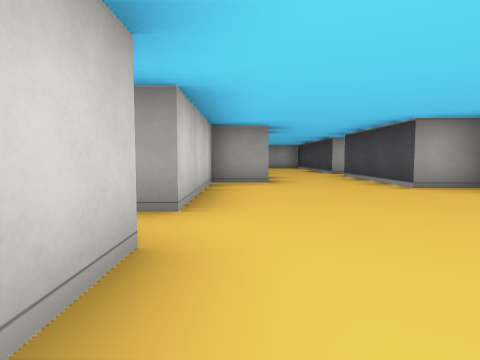
[1] (above)

16 first-person views from a walk through a cub3D level. The camera is about half as high as the walls, tilts 4° down and sees 75° across. The floor is counted in squares. Each view is taken from the middle of a square. On the plan, view 1 faces up. The plan holds only what a view shows up to about 9 squares ahead; the rest is blank.

[2]
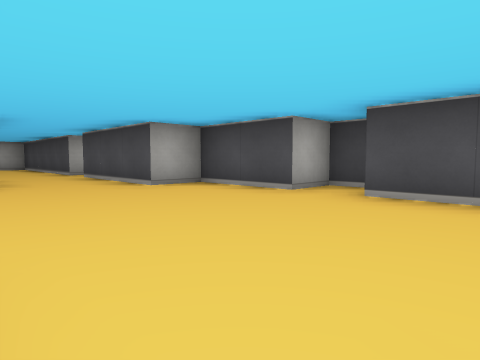

[3]
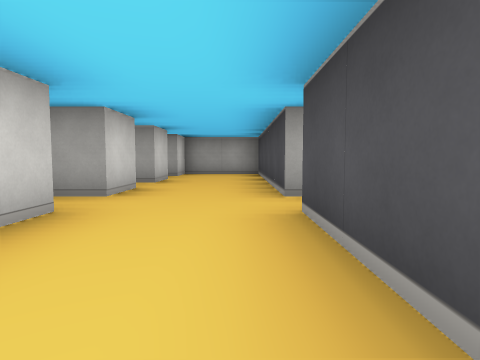

[4]
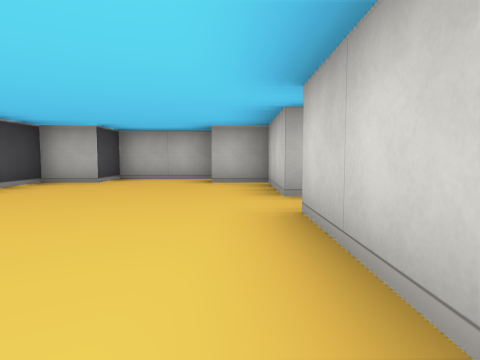

[5]
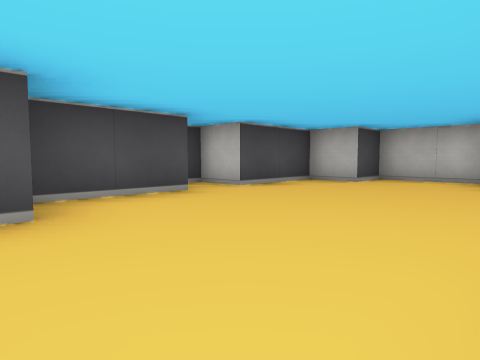

[6]
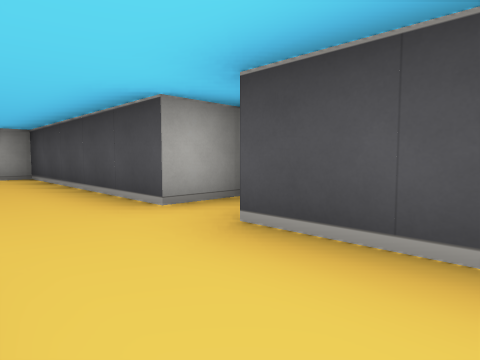

[7]
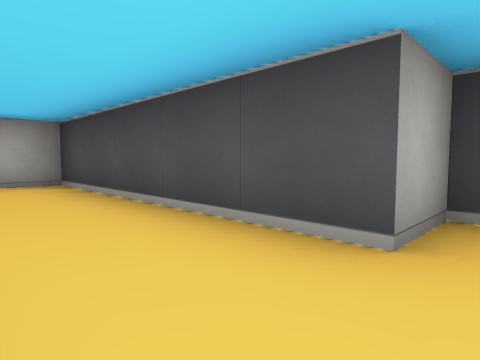

[8]
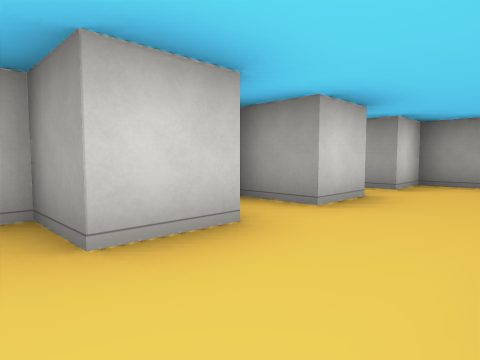

[9]
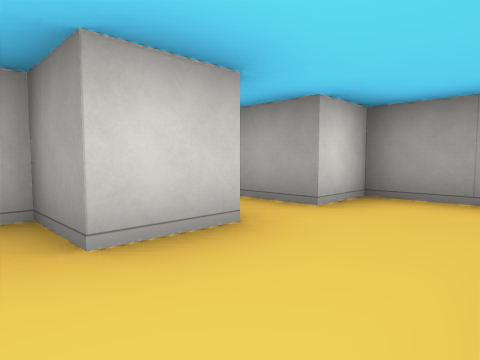

[10]
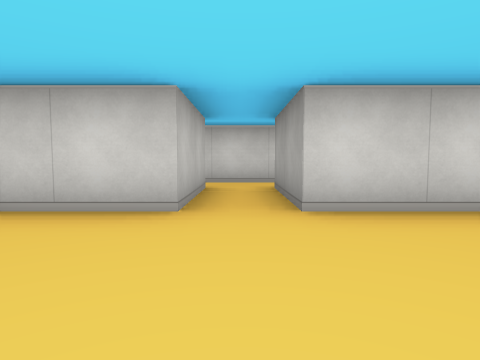

[11]
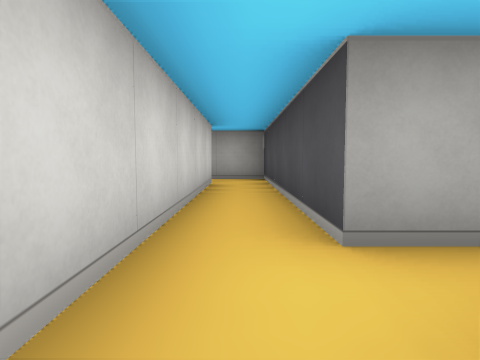

[12]
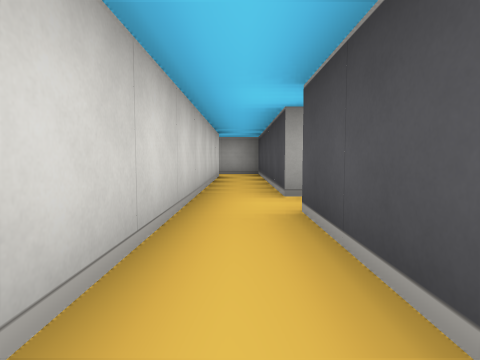

[13]
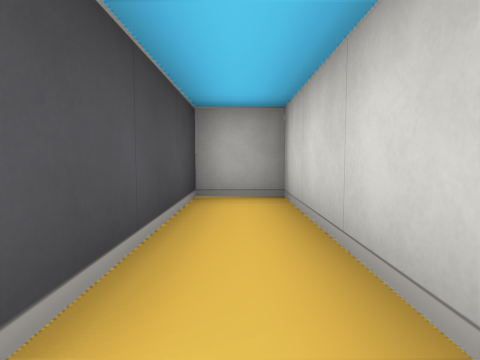

[14]
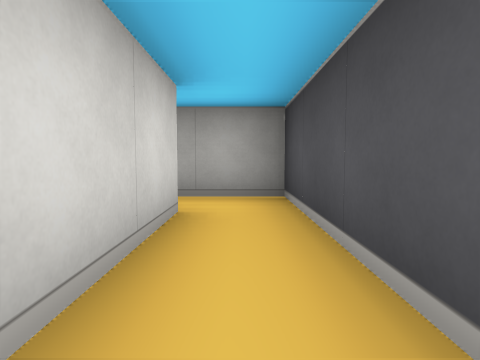

[15]
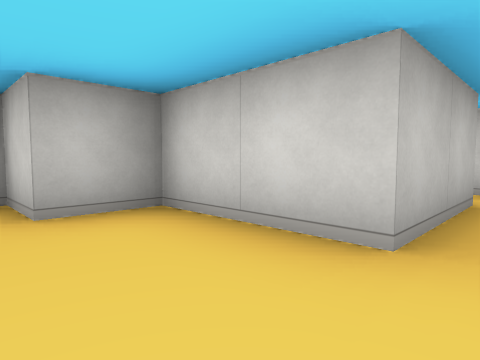

[16]
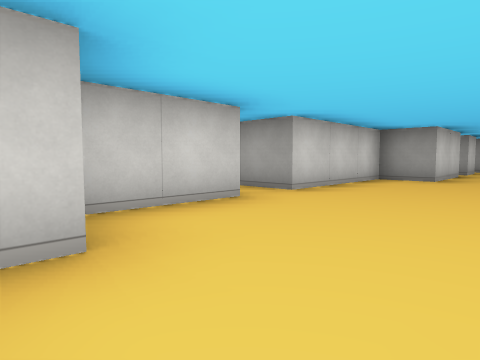

### Floor plan
Points are (right, up) in squares from view 1. A wall is a line through its corners. A room is listed if a view was taken in it or the views show most of it. See-through windows are left out.
Room 1 (views 1, 2, 3, 4, 5, 6, 7, 8, 9, 10, 15, 16)
walls: (0.5, 7.5) (0.5, 5.5) (-0.5, 5.5) (-0.5, 2.5); (-0.5, 1.5) (-0.5, -0.5) (0.5, -0.5) (0.5, -1.5) (2.5, -1.5) (2.5, -0.5) (3.5, -0.5) (3.5, 1.5) (4.5, 1.5) (4.5, 2.5) (3.5, 2.5) (3.5, 4.5) (2.5, 4.5) (2.5, 7.5); (3.6, 8.5) (2.5, 8.5) (2.5, 13.5) (0.5, 13.5) (0.5, 12.5) (-0.5, 12.5); (0.5, 9.5) (0.5, 8.5) (-0.5, 8.5); (0.5, 11.6) (0.5, 10.5) (-0.5, 10.5)
ways out: opening at (-1.5, 2) to room 2
Room 2 (views 11, 12, 13, 14)
walls: (-0.5, 2.5) (-2.5, 2.5) (-2.5, 7.5) (-3.8, 7.5); (-3.5, 6.5) (-3.5, -1.5) (-2.5, -1.5) (-2.5, 1.5) (-0.5, 1.5)
ways out: opening at (-1.5, 2) to room 1; opening at (-4, 7)

Where each view was taken, in squares from view 1:
view 1: 0 up, 0 right, facing up
view 2: 0 up, 0 right, facing up-right
view 3: 5 up, 2 right, facing up
view 4: 5 up, 0 right, facing down
view 5: 5 up, 0 right, facing down-right
view 6: 6 up, 1 right, facing up-right
view 7: 8 up, 1 right, facing up-right
view 8: 8 up, 2 right, facing up-left
view 9: 10 up, 2 right, facing up-left
view 10: 2 up, 2 right, facing left
view 11: 1 up, 3 left, facing up
view 12: 1 down, 3 left, facing up
view 13: 2 up, 3 left, facing down
view 14: 4 up, 3 left, facing up
view 15: 2 up, 1 right, facing down-left
view 16: 1 down, 2 right, facing up-left
